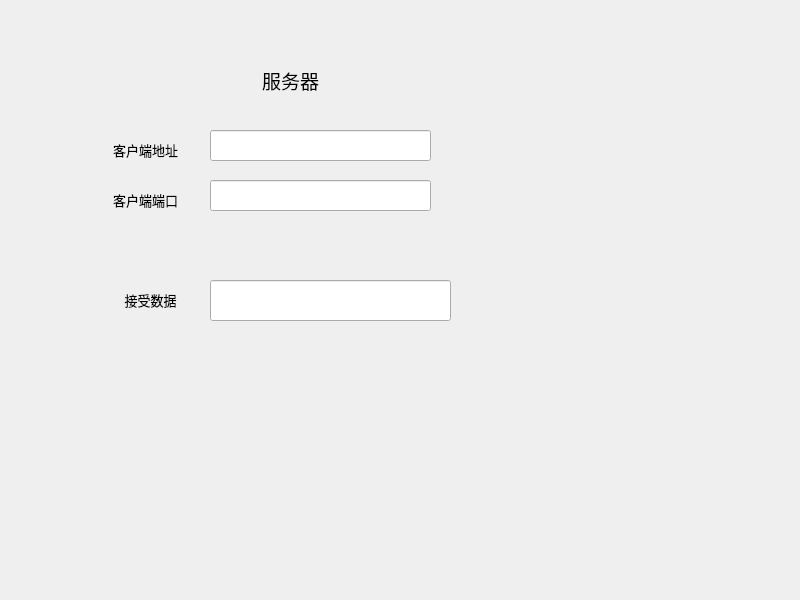
<?xml version="1.0" encoding="UTF-8"?>
<ui version="4.0">
 <class>Widget</class>
 <widget class="QWidget" name="Widget">
  <property name="geometry">
   <rect>
    <x>0</x>
    <y>0</y>
    <width>800</width>
    <height>600</height>
   </rect>
  </property>
  <property name="windowTitle">
   <string>Widget</string>
  </property>
  <widget class="QLabel" name="label">
   <property name="geometry">
    <rect>
     <x>210</x>
     <y>60</y>
     <width>161</width>
     <height>41</height>
    </rect>
   </property>
   <property name="text">
    <string>&lt;html&gt;&lt;head/&gt;&lt;body&gt;&lt;p align=&quot;center&quot;&gt;&lt;span style=&quot; font-size:14pt;&quot;&gt;服务器&lt;/span&gt;&lt;/p&gt;&lt;/body&gt;&lt;/html&gt;</string>
   </property>
  </widget>
  <widget class="QLineEdit" name="ipLineEdit">
   <property name="geometry">
    <rect>
     <x>210</x>
     <y>130</y>
     <width>221</width>
     <height>31</height>
    </rect>
   </property>
  </widget>
  <widget class="QLineEdit" name="portLineEdit">
   <property name="geometry">
    <rect>
     <x>210</x>
     <y>180</y>
     <width>221</width>
     <height>31</height>
    </rect>
   </property>
  </widget>
  <widget class="QLabel" name="label_2">
   <property name="geometry">
    <rect>
     <x>110</x>
     <y>140</y>
     <width>71</width>
     <height>21</height>
    </rect>
   </property>
   <property name="text">
    <string>&lt;html&gt;&lt;head/&gt;&lt;body&gt;&lt;p align=&quot;center&quot;&gt;&lt;span style=&quot; font-size:10pt;&quot;&gt;客户端地址&lt;/span&gt;&lt;/p&gt;&lt;/body&gt;&lt;/html&gt;</string>
   </property>
  </widget>
  <widget class="QLabel" name="label_3">
   <property name="geometry">
    <rect>
     <x>110</x>
     <y>190</y>
     <width>71</width>
     <height>21</height>
    </rect>
   </property>
   <property name="text">
    <string>&lt;html&gt;&lt;head/&gt;&lt;body&gt;&lt;p align=&quot;center&quot;&gt;&lt;span style=&quot; font-size:10pt;&quot;&gt;客户端端口&lt;/span&gt;&lt;/p&gt;&lt;/body&gt;&lt;/html&gt;</string>
   </property>
  </widget>
  <widget class="QLineEdit" name="mainLineEdit">
   <property name="geometry">
    <rect>
     <x>210</x>
     <y>280</y>
     <width>241</width>
     <height>41</height>
    </rect>
   </property>
  </widget>
  <widget class="QLabel" name="label_4">
   <property name="geometry">
    <rect>
     <x>110</x>
     <y>290</y>
     <width>81</width>
     <height>21</height>
    </rect>
   </property>
   <property name="text">
    <string>&lt;html&gt;&lt;head/&gt;&lt;body&gt;&lt;p align=&quot;center&quot;&gt;&lt;span style=&quot; font-size:10pt;&quot;&gt;接受数据&lt;/span&gt;&lt;/p&gt;&lt;/body&gt;&lt;/html&gt;</string>
   </property>
  </widget>
 </widget>
 <resources/>
 <connections/>
</ui>
